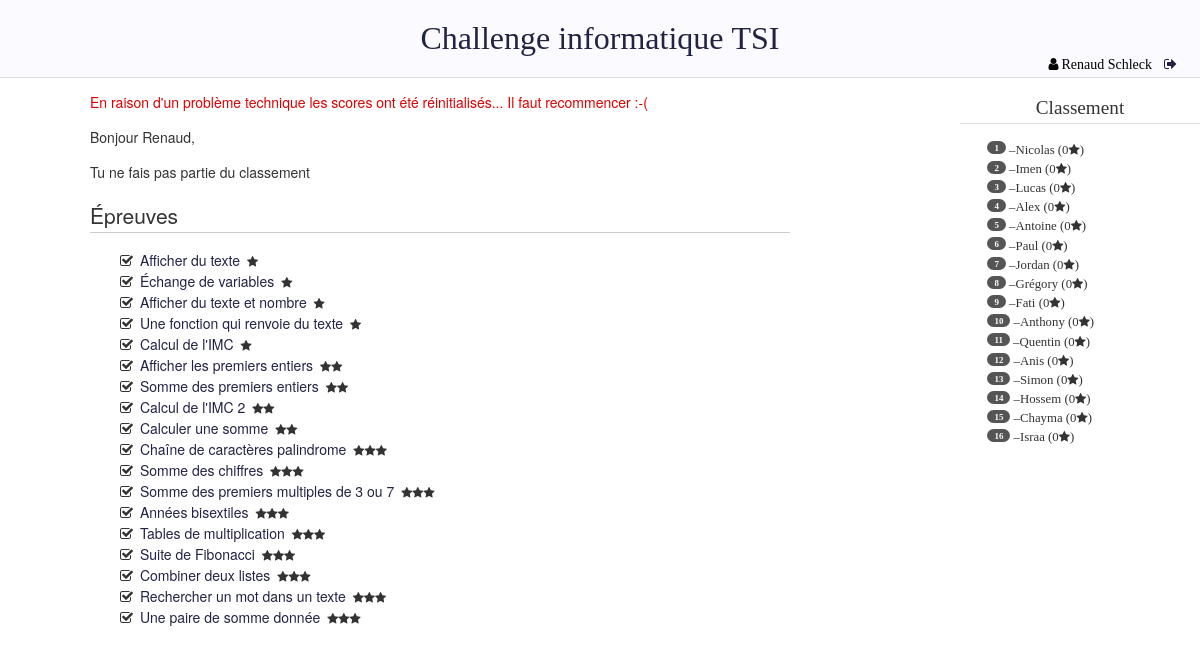
Screenshot of /challenge/ (signed in) with the database file from the repository.
### challenge/models.py (models this page shows, shortened)
class Epreuve(models.Model):
    titre = models.CharField(max_length=50, default="")
    enonce = models.TextField(default="")
    test = models.TextField(default="")
    points = models.IntegerField(default=0)
    difficulte = models.IntegerField(default=0)

### challenge/views.py (the view)
def accueilView(request):
    if request.user.is_authenticated:
        user = request.user
        codes = Code.objects.filter(etudiant=user.etudiant)
        epreuves = Epreuve.objects.all().order_by('difficulte')
        listeEpreuves = []
        for e in epreuves:
            if codes.filter(epreuve=e) and codes.get(epreuve=e).score>0:
                r = True
            else:
                r = False
            listeEpreuves.append({
                'id': e.id,
                'reussie': r,
                'points': e.points,
                'titre': e.titre,
                'difficulte': list(range(e.difficulte)),
            })
        statEpreuves={'total': len(listeEpreuves),
                      'restantes': len(listeEpreuves)-len(codes)}
        return render(request, 'challenge/base.html',
                      {'listeEpreuves': listeEpreuves,
                       'statEpreuves': statEpreuves,
                       'classement': classement(user.etudiant),
                       'user': user,
                       'listeJoueurs': listeJoueurs()})
    else:
        return redirect('challenge:loginView')

### challenge/views.py (called while the page is built)
def classement(etudiant):
    if(etudiant.estClasse):
        l = list(Etudiant.objects.filter(estClasse=True).order_by('-score'))
        rang = l.index(etudiant)+1
        total = len(l)
    else:
        rang=-1
        total=-1
    return {'pos': rang, "tot": total}

def listeJoueurs():
    joueurs = []
    for e in Etudiant.objects.all().filter(estClasse=True).order_by('-score'):
        joueurs.append({
            'id': e.id,
            'first_name': e.user.first_name,
            'last_name': e.user.last_name,
            'score': e.score,
        }
        )
    return joueurs

### challenge/templates/challenge/base.html (shortened to what this page needs)
<!DOCTYPE html>
<html lang="fr">
<head>
  {% load static %}
  <link rel="stylesheet" type="text/css" href="{% static 'challenge/css/style.css' %}" />
</head>
<body>
<header>
  <h1> <a href={% url 'challenge:accueil'%}> Challenge informatique TSI  </a></h1>
  <div id='user_div'>
    {% if user.is_authenticated %}
    <i class="fa fa-user" aria-hidden="true"></i>{{ user.first_name }} {{ user.last_name }}<a href={% url 'challenge:logoutView' %}><i class="fa fa-sign-out" aria-hidden="true"></i></a>
    {% else %}
    <a href={% url 'challenge:loginView' %}>Se connecter<i class="fa fa-sign-in" aria-hidden="true"></i></a>
    {% endif %}
  </div>
</header>
<div id='page'>
<section id='contenu'>
{% block contenu %}
<p class="important"> En raison d'un problème technique les scores ont été réinitialisés... Il faut recommencer :-(</p>
{% with score=user.etudiant.score %}
<p>Bonjour {{ user.first_name }},</p>
{% if user.etudiant.estClasse %}
<p>Avec {{ score }} point{{ score|pluralize }}, ton classement actuel est {{ classement.pos }}/{{ classement.tot }}. Il te reste {{ statEpreuves.restantes }} épreuve{{ statEpreuves.restantes|pluralize }} à tenter.</p>
{% else %}
<p> Tu ne fais pas partie du classement </p>
{% endif %}
<h1>Épreuves</h1>
<ul class='fa-ul'>
{% for e in listeEpreuves %}
<li>
  {% if e.reussie == True %}
  <i class="fa fa-check-square-o" aria-hidden="true"></i>
  {% else %}
  <i class="fa fa-square-o" aria-hidden="true"></i>
  {% endif %}
  <a href={% url 'challenge:editeCode' epreuve_id=e.id%}>{{ e.titre }}</a>
  {% for i in e.difficulte %}<i class="fa fa-star smaller" aria-hidden="true"></i>{% endfor %}
   </li>
{% endfor %}
</ul>
{% endwith %}
{% endblock %}
</section>
<aside id='joueurs'>
{% if user.is_authenticated%}
<h1>Classement</h1>
<ul class=fa-ul>
{% for j in listeJoueurs %}
<li><span class="classement">{{ forloop.counter }}</span> &ndash;{{ j.first_name }} <span class="badge">{{ j.score }}<i class="fa fa-star smaller"></i></span> </li>
{% endfor %}
</ul>
{% endif %}
</aside>
</body>
</html>

### challenge/static/challenge/css/style.css (style rules this page uses)
body { margin:0px; font-family: fontawesome; }
a { text-decoration:none; color:#224; padding:3px; }
header { margin: 0px; padding: 20px; background-color: #FAFAFF; border-bottom: solid #DDD 1px; font-weight: 300; }
h1 { font-weight: lighter; }
header h1 { margin-left: auto; margin-right:auto; margin-top:0px; margin-bottom: 0px; text-align: center; }
aside#joueurs { float: right; width: 240px; margin-right: -250px; font-size: 0.8em; color: #333; line-height: 1.5; }
aside#joueurs h1 { text-align: center; border-bottom: solid #DDD 1px; }
span.badge:before { content:"(" }
span.badge:after { content:")" }
span.classement { background:#555; border-radius:10px; font-weight: bold; font-size: 0.7em; padding: 2px 7px; color: #FFF; vertical-align:middle; min-width:40px; }
section#contenu { float: left; width: 700px; line-height: 1.5; font-family:"Helvetica Neue",Helvetica,Arial,sans-serif; font-size: 14px; color: #333; margin-left:50px; }
section h1 { width: 100%; border-bottom: solid #CCC 1px; line-height:1.5; }
i.smaller { font-size:12px; letter-spacing:0px; }
i.fa-user { margin-right:3px; }
div#page { margin-right: 250px; margin-left: 40px; margin-top: 0px; }
header div#user_div { float: right; font-size:14px; }
header div i.fa { margin-left:9px; }
p.important { color:#D00; }

### rows the page displays
Epreuve: titre "Afficher du texte"
Epreuve: titre "Échange de variables"
Epreuve: titre "Afficher du texte et nombre"
Epreuve: titre "Une fonction qui renvoie du texte"
Epreuve: titre "Calcul de l'IMC"
Epreuve: titre "Afficher les premiers entiers"
Epreuve: titre "Somme des premiers entiers"
Epreuve: titre "Calcul de l'IMC 2"
Epreuve: titre "Calculer une somme"
Epreuve: titre "Chaîne de caractères palindrome"
Epreuve: titre "Somme des chiffres"
Epreuve: titre "Somme des premiers multiples de 3 ou 7"
Epreuve: titre "Années bisextiles"
Epreuve: titre "Tables de multiplication"
Epreuve: titre "Suite de Fibonacci"
Epreuve: titre "Combiner deux listes"
Epreuve: titre "Rechercher un mot dans un texte"
Epreuve: titre "Une paire de somme donnée"

### other values shown
{{ user.first_name }} "Renaud"
{{ user.last_name }} "Schleck"
{{ j.first_name }} "Nicolas" "Imen" "Lucas" "Alex" "Antoine" "Paul" "Jordan" "Grégory" "Fati" "Anthony" "Quentin" "Anis" "Simon" "Hossem" "Chayma" "Israa"
{{ j.score }} "0" "0" "0" "0" "0" "0" "0" "0" "0" "0" "0" "0" "0" "0" "0" "0"
